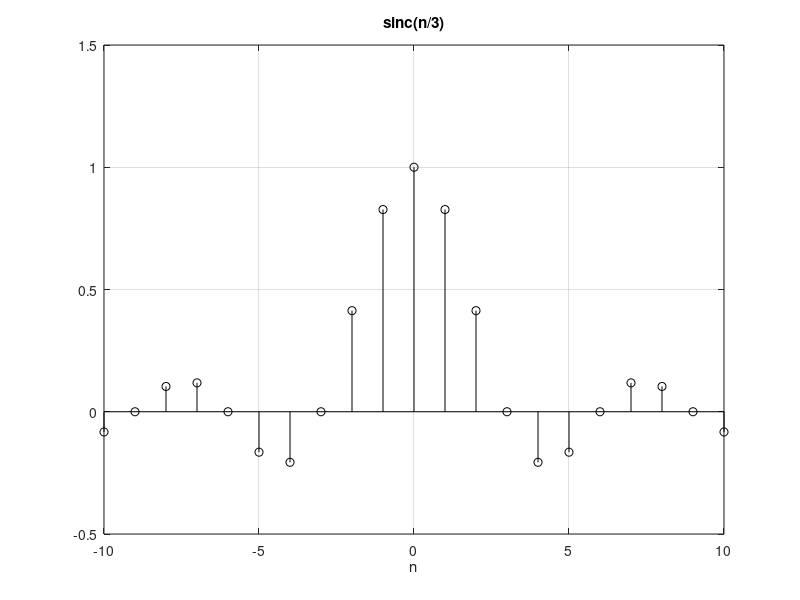

Reproduce this figure in MATLAB.
%% Lezione 02 - Sequenza sinc
clear all;
clc;

n = [-10:10];
y = sinc(n/3);
figure
set(gca,'FontSize',14)
stem(n, y, 'k')
xlabel('n')
title('sinc(n/3)')
axis([-10 10 -0.5 1.5])
grid on